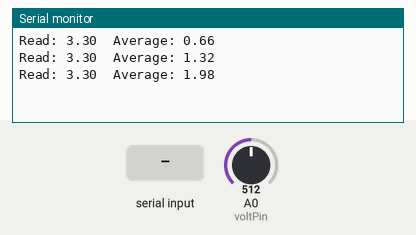
A sketch run on a simulated Arduino Uno, built with avr-gcc and run on an emulated ATmega328P. Parts: the last lines printed to the serial monitor. The test bench sets the inputs (shaded band); at power-on: A0 (voltPin) = 512.

Above: at 1.8 s.
1.9 s: "1" received over the second serial link
At 2.32 s:
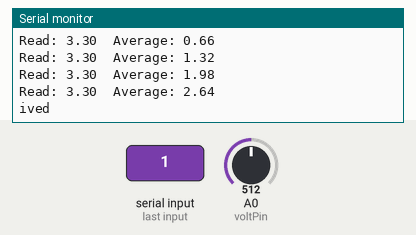
3.5 s: "0" received over the second serial link
At 3.83 s:
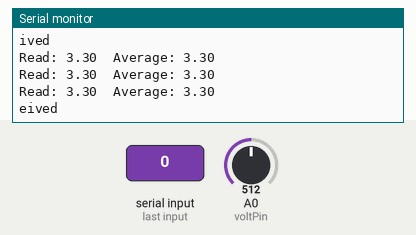
5.0 s: "2" received over the second serial link
At 5.33 s:
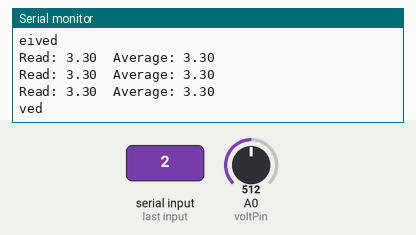
6.5 s: A0 (voltPin) set to 490
At 6.9 s:
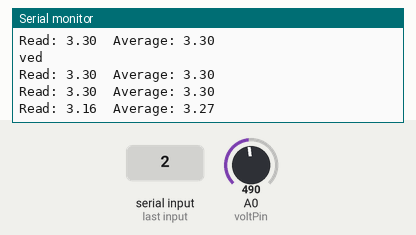
8.0 s: A0 (voltPin) set to 510
At 8.4 s:
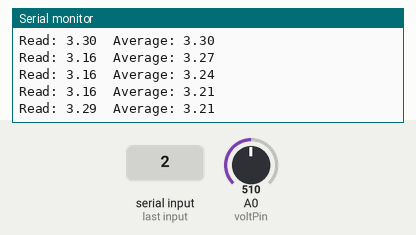
Timing chart, 0 to 10.5 s (numbered marks = the images above; inputs shaded):
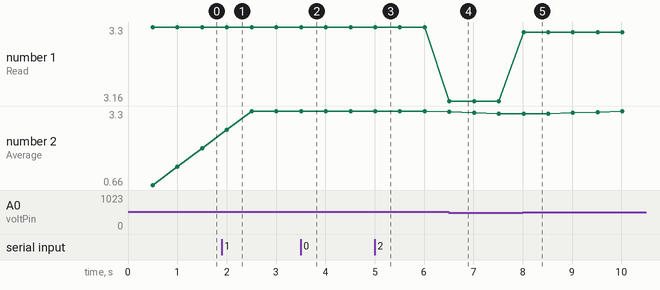

The sketch:

testVolt.ino
```cpp
// Stephen Flores
// Test voltage divider on pin 14 (analog)

#include <SoftwareSerial.h>

SoftwareSerial xbee(0, 1);

int voltPin = 14;

float arr[] = {0, 0, 0, 0, 0};

void setup() {
    Serial.begin(9600);
    pinMode(voltPin, INPUT);
}

long currentTime = 0;
long previousTime = 0;
bool on = false;

void loop() {
    currentTime = millis();

    //Serial.println(readVolt(voltPin));
    //Serial.println(analogRead(14));

    if (currentTime - previousTime > 500) {
        addVolt(voltPin);
        float v = average();
        Serial.println(v);

        if (xbee.available()) {
            char c = xbee.read();
            Serial.println("Serial: Character received: " + c);
            xbee.println("XBee: Character received");
        }

        xbee.println("hey");

        if (on) {
            digitalWrite(13, LOW);
            on = false;
        } else {
            digitalWrite(13, HIGH);
            on = true;
        }

        previousTime = currentTime;
    }

}


float readVolt(int pin) {
    double pinMillivolts = analogRead(pin) * (3300.0 / 1024.0);
    double volts = pinMillivolts / 1000.0;
    return volts * 2;
}

void addVolt(int pin) {
    double pinMillivolts = analogRead(pin) * (3300.0 / 1024.0);
    double volts = pinMillivolts / 1000.0;
    float value = volts * 2; // Same as readVolt();

    for (int i = 0; i < 4; i++) {
        arr[i] = arr[i + 1];
    }

    arr[4] = value;
    Serial.print("Read: " + String(value) + "\tAverage: ");
}

float average() {
    float sum = 0.0;

    for (int i = 0; i < 5; i++) {
        sum = sum + arr[i];
    }

    return sum / 5.0;
}
```

Measured:
- after the input at 1.9 s, the serial monitor: prints a new line after 0.13 s (image 1)
- after the input at 3.5 s, the serial monitor: prints a new line at once (image 2)
- after the input at 5.0 s, the serial monitor: prints a new line at once (image 3)
- after the input at 6.5 s, the serial monitor: prints a new line at once (image 4)
- after the input at 8.0 s, the serial monitor: prints a new line at once (image 5)
- plotted number 1: 3.3 → 3.16 after the input at 6.5 s, 3.16 → 3.29 after the input at 8.0 s
- plotted number 2: 3.3 → 3.21 after the input at 6.5 s, 3.21 → 3.29 after the input at 8.0 s
